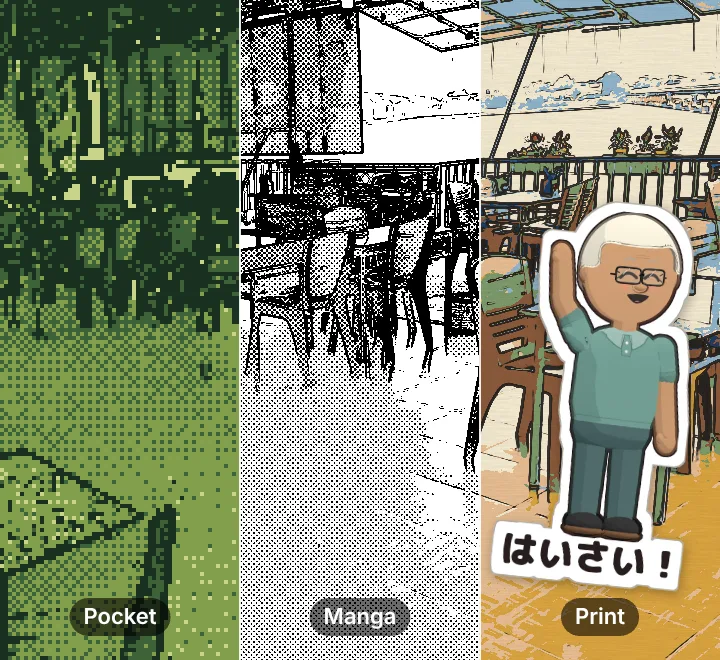
#> input picture camera/card-narrow.webp, 720 x 660 px
$ python -i cut-sticker-sheet.py   (imports and definitions only)
#> lines starting #> are read from the running program, lines starting #| are printed output that depends on the picture; after the words box and inside, x2 and y2 are one past the last pixel; in counts of white or black regions, pixels touching at a corner belong together
#> further down, picture is the input picture: PIL image 720x660 RGB; mean R, G, B 136.5, 142.2, 117.2
#!/usr/bin/env python3
"""Cuts a picture of a sticker sheet into Pocket Camera stickers (the owner, 12 November 2026: "You can make stickers of my
Johansson Assets too", "Here are more sticker sheets, can you make a function to add stickers easily?").

A sheet is many drawings on one plain ground: the owner's sailor in his poses, inked on white; a festival's things, each
already with its white edge, on cream. This finds every drawing, cuts it out and writes the sheet the camera loads:

    camera/stickers/<id>/<key>.webp        the sticker, up to 512 px on its longer side
    camera/stickers/<id>/<key>.thumb.webp  256 px
    camera/stickers/<id>.json              the sheet (id, name, tab, stickers)
    camera/stickers/sheets.json            the camera's list of its own sheets: the new one is added to it

Adding a sheet is two commands and no code:

    python3 tools/cut-sticker-sheet.py --new picture.png --id harbour --name Harbour --tab Harbour
        copies the picture to tools/sources/sticker-sheets/, writes the recipe harbour.json beside it (every piece
        numbered) and cuts it; --sheet out.png lays the pieces out with their numbers
    python3 tools/cut-sticker-sheet.py tools/sources/sticker-sheets/harbour.json
        cuts it again after the recipe was given names: per source, "stickers" is the pieces in reading order, each
        {"key": "wave", "gloss": "Waving"} or null to leave that piece out

A recipe: {id, name, tab, who?, kind?, when?: [months], deck?: true, sources: [{file, mode, join?, tolerance?, stickers}]}.
  mode "ink"   black line art on the ground with no edge of its own: the paper inside a closed outline is kept, the
               line is made firm again, and the piece is given the white die-cut edge every sticker has
  mode "edge"  coloured drawings with no edge worth keeping: their colours as they are, and the same white edge
  mode "cut"   drawings that already have their edge: cut where the ground begins
  ground       "border" (the colour of the picture's border), "border+white" (that and white: stickers whose own
               white edges touch are cut apart at their outlines; use it with mode "edge") or "pale" (anything
               light and grey: a chequered or shaded ground, white edges included; with mode "edge")
  whole        true: the whole picture is one sticker (a badge with lettering round it)
  join         how near two strokes must be to hang together, in thousandths of the picture's width (3; 0 for
               stickers that sit close on their sheet)
  marks        how near a small mark must be to a drawing to be cut with it (motion lines, a "zzz", a note, a puff
               of dust), in thousandths of the width (45; 0: every piece on its own)
  main         how large a piece must be to be a drawing and not a mark, as a share of the sheet's usual piece (.4)
  tolerance    how far a colour may be from the ground and still be ground (0-255; 14)

How it finds them: the ground is the colour of the picture's border; it is flooded in from the edges through everything
near that colour, after closing gaps a pen left open so the flood does not leak into a figure; what the flood cannot
reach is drawing. Enclosed paper (a white shirt inside a black outline) therefore stays.
"""
import argparse
import hashlib
import io
import json
import math
import multiprocessing
import os
import shutil
import sys
from pathlib import Path

import numpy as np
from PIL import Image, ImageDraw, ImageFilter
from scipy import ndimage

ROOT = Path(__file__).resolve().parent.parent
OUT = ROOT / 'camera' / 'stickers'
SOURCES = ROOT / 'tools' / 'sources' / 'sticker-sheets'
REGISTRY = OUT / 'sheets.json'
BASE = ['marks.json', 'halloween.json', 'pocket-faces.json']          # the sheets the camera had before the registry
LONG, THUMB = 512, 256


# [12 lines left out: functions webp, register, not called in this run]


def grow(mask, r):
    """Everything within r pixels of the mask."""
    return ndimage.distance_transform_edt(~mask) <= r


def shrink(mask, r):
    return ndimage.distance_transform_edt(mask) > r


# [5 lines left out: function closed, not called in this run]


def pieces(im, mode='ink', join=None, tolerance=14, ground='border', marks=45, main=.4, whole=False):
    """The drawings on a sheet, in reading order: [(box, number)], the picture numbered by drawing, and the ground."""
#> called with mode = 'ink', tolerance = 14, ground = 'border', marks = 45, main = 0.4, whole = False
    rgba = np.asarray(im.convert('RGBA')).astype(np.int16)
    h, w = rgba.shape[:2]
#> h = 660; w = 720
    if (rgba[..., 3] < 8).mean() > .05:                                # a transparent sheet: the ground is what is clear
        near = rgba[..., 3] < 128
    elif ground == 'pale':                                             # a chequered or shaded pale ground: anything light and grey
        near = (rgba[..., :3].min(axis=2) >= 255 - tolerance * 4) & (rgba[..., :3].max(axis=2) - rgba[..., :3].min(axis=2) <= 14)
    else:
        border = np.concatenate([rgba[:3].reshape(-1, 4), rgba[-3:].reshape(-1, 4), rgba[:, :3].reshape(-1, 4), rgba[:, -3:].reshape(-1, 4)])
        near = np.abs(rgba[..., :3] - np.median(border[:, :3], axis=0)).max(axis=2) <= tolerance
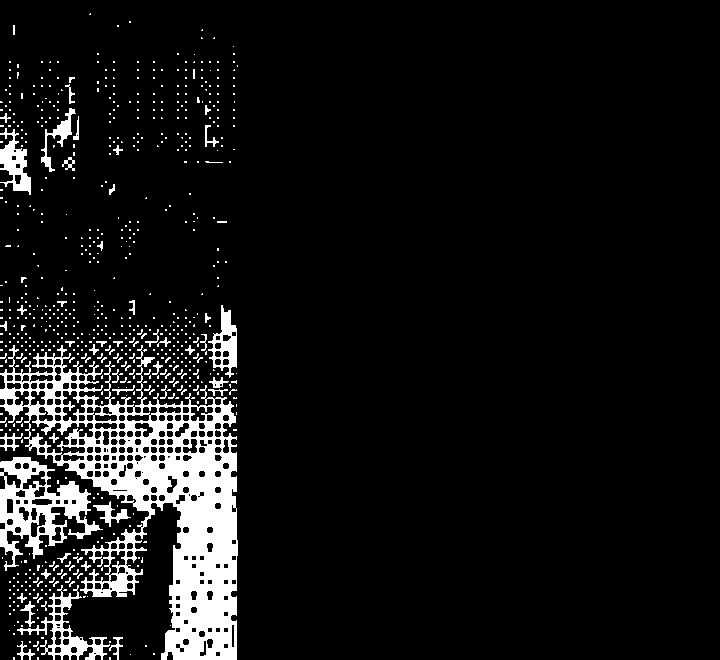
#> near: shape (660, 720) bool; 8.2% white; 683 white regions (631 under 20 px), largest, box (x1, y1, x2, y2) and area: (0, 345, 238, 660) 25054, (0, 457, 103, 571) 4301, (17, 585, 110, 660) 1525
        if ground == 'border+white':                                   # and the sheet's own white edges go with it
            near |= (rgba[..., :3].min(axis=2) >= 232) & (rgba[..., :3].max(axis=2) - rgba[..., :3].min(axis=2) <= 16)
    # Flood from the edges through the ground, with small gaps in an outline closed first.
    gap = 2
    tight = ndimage.binary_erosion(near, iterations=gap, border_value=1)
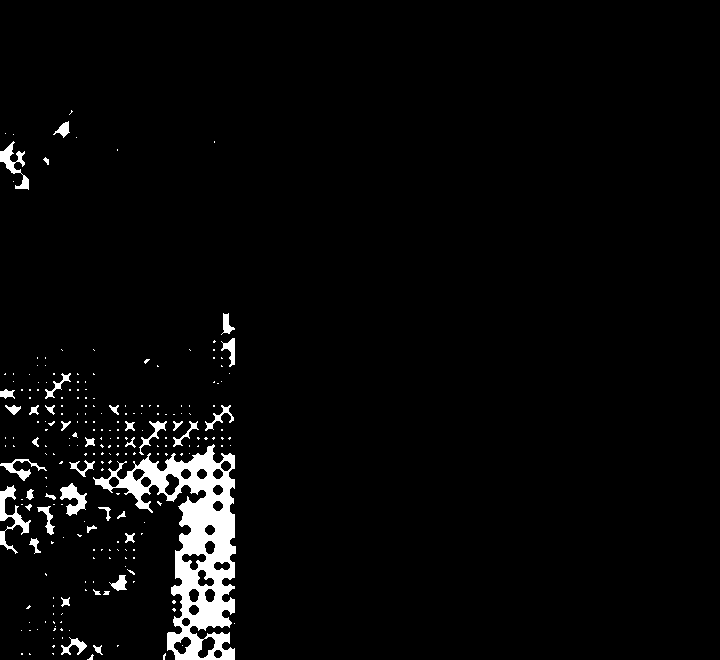
#> tight: shape (660, 720) bool; 3.3% white; 229 white regions (189 under 20 px), largest, box (x1, y1, x2, y2) and area: (93, 444, 236, 660) 10240, (0, 485, 31, 554) 614, (0, 141, 29, 190) 464
    labels, _ = ndimage.label(tight)
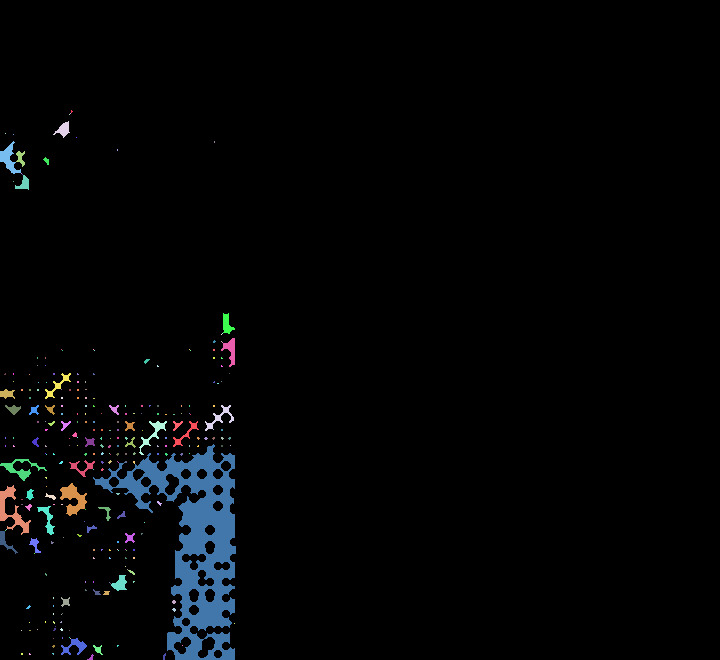
#> labels: shape (660, 720) int32; 267 distinct labels, from 0 to 266; one colour per label, 0 black
    edge = np.unique(np.concatenate([labels[0], labels[-1], labels[:, 0], labels[:, -1]]))
#> edge = [0, 8, 56, 136, 165, 178, 198, 265, 266]
    outside = np.isin(labels, edge[edge > 0])
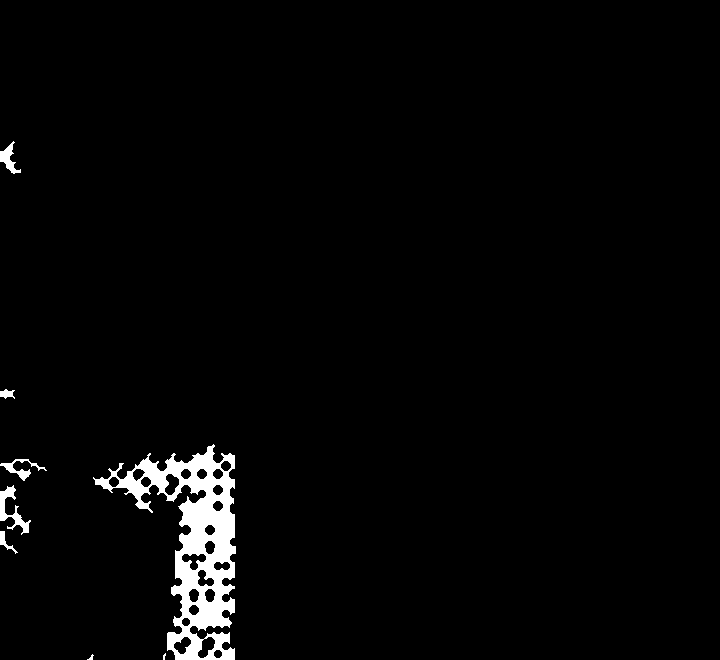
#> outside: shape (660, 720) bool; 2.4% white; 8 white regions (2 under 20 px), largest, box (x1, y1, x2, y2) and area: (93, 444, 236, 660) 10228, (0, 485, 31, 535) 496, (0, 459, 47, 481) 286, (0, 141, 21, 174) 276, (0, 531, 18, 554) 116, (0, 389, 15, 399) 96
    outside = ndimage.binary_dilation(outside, iterations=gap + 1, mask=near)
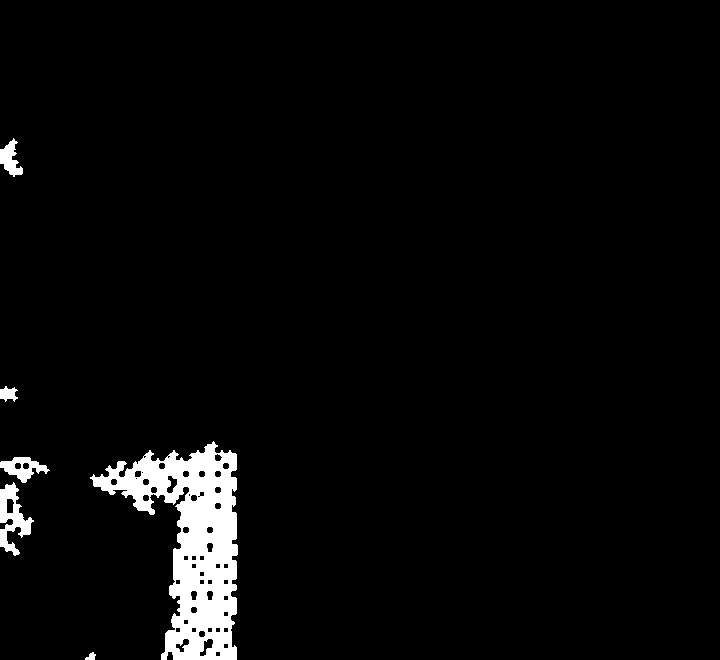
#> outside: shape (660, 720) bool; 3.5% white; 6 white regions, box (x1, y1, x2, y2) and area: (90, 441, 238, 660) 14129, (0, 482, 34, 556) 1112, (0, 457, 50, 483) 617, (0, 138, 23, 177) 467, (0, 386, 18, 402) 187, (85, 652, 96, 660) 55
    drawing = ~outside
    # Each drawing is what hangs together. A small mark near a drawing (motion lines, a "zzz", a note, a puff of dust)
    # belongs to it: marks are handed out nearest first, so a row of z's follows its sleeper and not the neighbour.
    reach = w * (join if join is not None else 3) / 1000
#> reach = 2.16
    parts, count = ndimage.label(np.ones_like(drawing) if whole else grow(drawing, reach) if reach >= 1 else drawing)
#> in grow, `return ndimage.distance_transform_edt(~mask) <= r`: returned value: shape (660, 720) bool; 97.6% white; 7 black regions (2 under 20 px), largest, box (x1, y1, x2, y2) and area: (93, 444, 236, 660) 10228, (0, 485, 31, 554) 614, (0, 459, 47, 481) 286, (0, 141, 21, 174) 276, (0, 389, 15, 399) 96
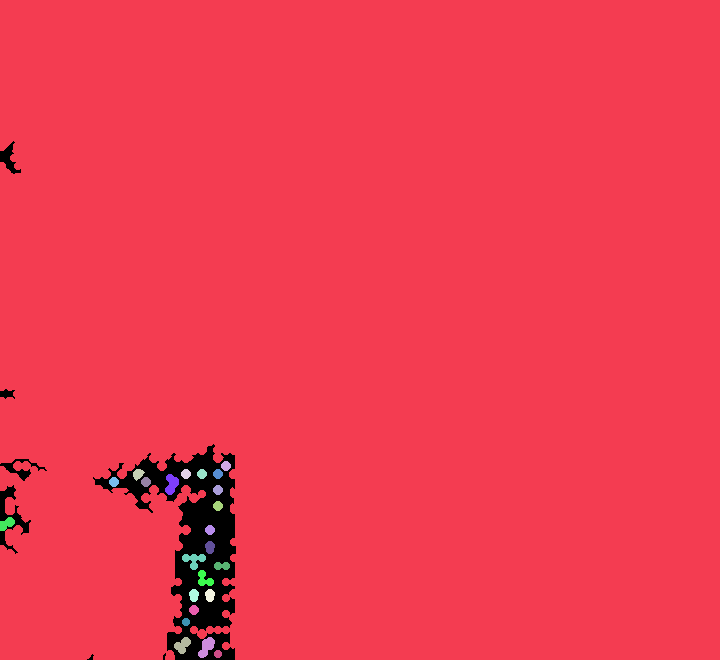
#> parts: shape (660, 720) int32; 25 distinct labels, from 0 to 24; one colour per label, 0 black
#> count = 24
    parts[~drawing] = 0
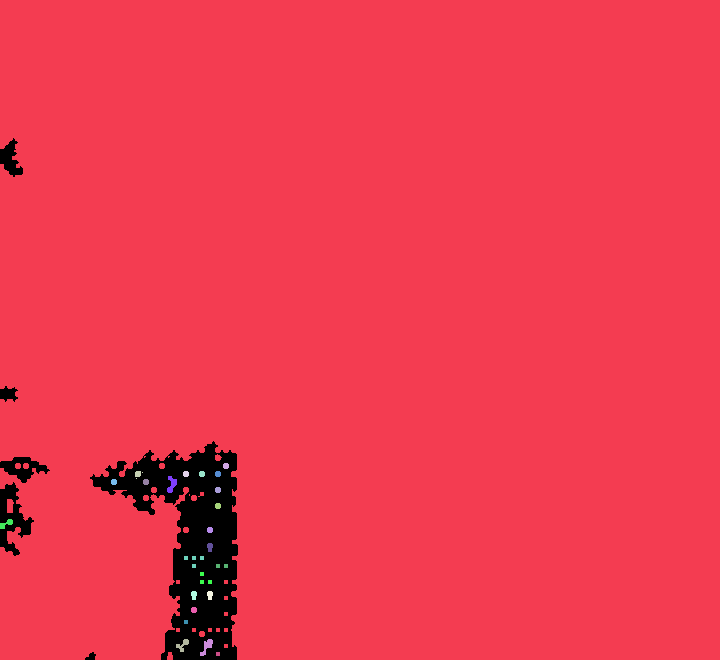
#> parts: shape (660, 720) int32; 25 distinct labels, from 0 to 24; one colour per label, 0 black
    areas = ndimage.sum_labels(drawing, parts, index=np.arange(1, count + 1))
#> areas = 24 values, max 457631 at index 0, min 16 at index 20, mean 19109.7
    boxes = ndimage.find_objects(parts)
#> boxes = 24 items
    large = areas[areas >= w * h * .0012]
#> large = [457631]
    whole = (np.median(large) if len(large) else 0) * main
#> whole = 183052.4
    owner = {n: n for n in range(1, count + 1) if areas[n - 1] >= max(whole, w * h * .0003)}
#> owner = {1: 1}
    loose = [n for n in range(1, count + 1) if n not in owner and areas[n - 1] >= w * h * .00004]
#> loose = [2, 3, 4, 5, 6, 7, 8, 9, 10, 11, 12, 13, 14, 15, 16, 17, 18, 19, 20, 22, 23]
    for limit in (w * marks * .4 / 1000, w * marks / 1000):
        moved = bool(owner) and marks > 0
        while moved and loose:
            moved = False
            lookup = np.zeros(count + 1, np.int32)
            for n, o in owner.items():
                lookup[n] = o
            taken = lookup[parts]
            far, index = ndimage.distance_transform_edt(taken == 0, return_indices=True)
            for n in list(loose):
                box = boxes[n - 1]
                dist = np.where(parts[box] == n, far[box], np.inf)
                at = np.unravel_index(np.argmin(dist), dist.shape)
                if dist[at] <= limit:
                    owner[n] = taken[index[0][box][at], index[1][box][at]]
                    loose.remove(n)
                    moved = True
#> this loop made 2 passes
#> after the loop, loose = []; owner = 22 items
    for n in loose:                                                     # far from everything: a small drawing of its own
        if areas[n - 1] >= w * h * .0003:
            owner[n] = n
#> this loop made 0 passes
    lookup = np.zeros(count + 1, np.int32)
#> lookup = 25 values from 0 to 0
    for n, o in owner.items():
        lookup[n] = o
#> this loop made 22 passes
#> n on passes 1 to 12: 1, 2, 3, 4, 6, 7, 8, 9, 10, 11, 12, 15
#> after the loop, lookup = 25 values, max 1 at index 1, min 0 at index 0, mean 0.88
    groups = lookup[parts]
    found = []
    for n in sorted(set(owner.values())):
        ys, xs = np.nonzero(groups == n)
        found.append(((int(xs.min()), int(ys.min()), int(xs.max()) + 1, int(ys.max()) + 1), n))
#> this loop made 1 pass
#> after the loop, found = [((0, 0, 720, 660), 1)]
    # Reading order: rows from the top, each from the left.
    found.sort(key=lambda f: (f[0][1] + f[0][3]) / 2)
    rows, tall = [], np.median([f[0][3] - f[0][1] for f in found]) if found else 0
#> rows = []; tall = 660
    for f in found:
        mid = (f[0][1] + f[0][3]) / 2
        if rows and abs(mid - np.mean([(g[0][1] + g[0][3]) / 2 for g in rows[-1]])) < tall * .5:
            rows[-1].append(f)
        else:
            rows.append([f])
#> this loop made 1 pass
#> (f, mid) on pass 1: (((0, 0, 720, 660), 1), 330)
#> after the loop, rows = 1 item
    ordered = [f for row in rows for f in sorted(row, key=lambda f: f[0][0])]
#> ordered = [((0, 0, 720, 660), 1)]
    return ordered, groups, outside


# [43 lines left out: function cut, not called in this run]


SHEET = None


def cut_one(piece):
    im, groups, outside, mode = SHEET
    return cut(im, piece[0], piece[1], groups, outside, mode)


# [56 lines left out: function build, not called in this run]


# [26 lines not run here, left out]

>>> from PIL import Image
>>> picture = Image.open('../camera/card-narrow.webp')
>>> result = pieces(picture)
